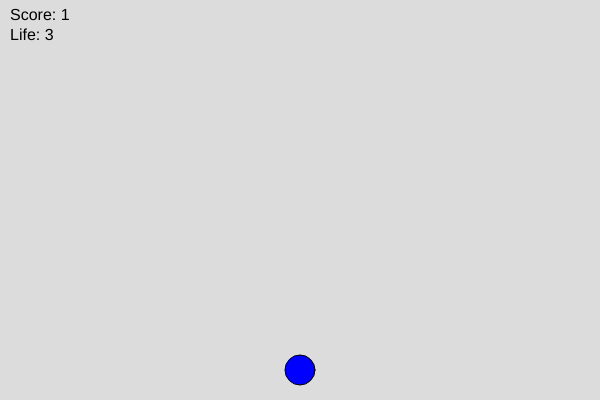
Frame 1 (no input)
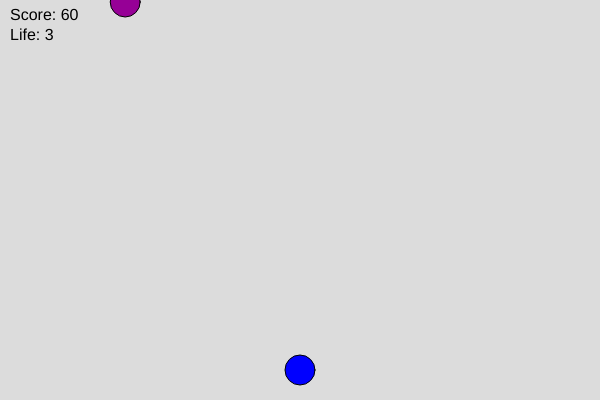
Frame 60 (no input)
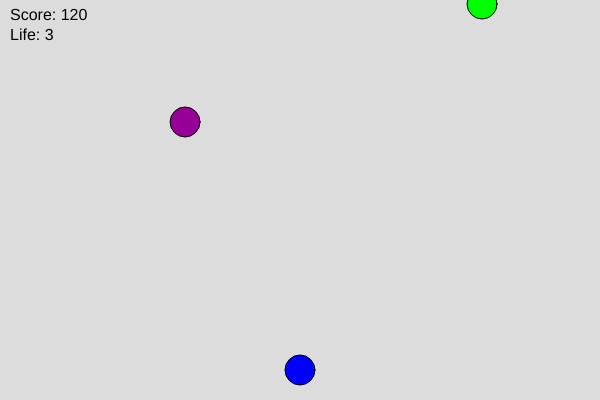
Frame 120 (the mouse pressed at the canvas centre since frame 60)

The p5.js sketch that drew these frames (run headless with seeded random() and noise() and a simulated clock; from frame 60 on, the mouse is pressed at the canvas centre):

// p5.js sketch
// ── sketch.js
// 最終課題を制作しよう

function setup(){
  createCanvas(windowWidth, windowHeight);
}

function draw(){
  background(160, 192, 255);
}

function windowResized(){
  resizeCanvas(windowWidth, windowHeight);
}
let player;
let enemies = [];
let bullets = [];
let score = 0;
let life = 3;
let gameOver = false;
let enemySpeed = 2;

function setup() {
  createCanvas(600, 400);
  player = { x: width / 2, y: height - 30, r: 15 };
}

function draw() {
  background(220);

  if (!gameOver) {
    score++;

    // 難易度アップ
    if (frameCount % 300 === 0) {
      enemySpeed += 0.5;
    }

    // 敵生成
    if (frameCount % 60 === 0) {
      let type = int(random(3)); // 0,1,2
      enemies.push({
        x: random(width),
        y: 0,
        r: 15,
        speed: enemySpeed,
        type: type,
        dx: random(-2, 2)
      });
    }

    // 敵処理
    for (let i = enemies.length - 1; i >= 0; i--) {
      moveEnemy(enemies[i]);
      drawEnemy(enemies[i]);

      // プレイヤー衝突
      if (hitCheck(player, enemies[i])) {
        life--;
        enemies.splice(i, 1);
        if (life <= 0) gameOver = true;
      }
    }

    // 弾処理
    for (let i = bullets.length - 1; i >= 0; i--) {
      moveBullet(bullets[i]);
      fill(0);
      rect(bullets[i].x, bullets[i].y, 4, 10);

      for (let j = enemies.length - 1; j >= 0; j--) {
        if (hitCheck(bullets[i], enemies[j])) {
          score += 100;
          enemies.splice(j, 1);
          bullets.splice(i, 1);
          break;
        }
      }
    }

    // プレイヤー操作
    if (keyIsDown(LEFT_ARROW)) player.x -= 5;
    if (keyIsDown(RIGHT_ARROW)) player.x += 5;
  }

  // プレイヤー表示
  fill(0, 0, 255);
  ellipse(player.x, player.y, player.r * 2);

  // UI
  fill(0);
  textSize(16);
  text("Score: " + score, 10, 20);
  text("Life: " + life, 10, 40);

  if (gameOver) {
    textAlign(CENTER);
    textSize(32);
    text("GAME OVER", width / 2, height / 2);
  }
}

// 弾発射
function keyPressed() {
  if (key === " ") {
    bullets.push({ x: player.x, y: player.y, r: 5 });
  }
}

// 敵移動（タイプ別）
function moveEnemy(e) {
  e.y += e.speed;

  // タイプ2は左右に動く
  if (e.type === 2) {
    e.x += e.dx;
  }
}

// 敵描画（タイプ別）
function drawEnemy(e) {
  if (e.type === 0) {
    fill(255, 0, 0); // ノーマル
  } else if (e.type === 1) {
    fill(0, 255, 0); // 速い敵
    e.y += 2;
  } else if (e.type === 2) {
    fill(150, 0, 150); // ジグザグ
  }
  ellipse(e.x, e.y, e.r * 2);
}

// 弾移動
function moveBullet(b) {
  b.y -= 7;
}

// 当たり判定
function hitCheck(a, b) {
  let d = dist(a.x, a.y, b.x, b.y);
  return d < a.r + b.r;
}
